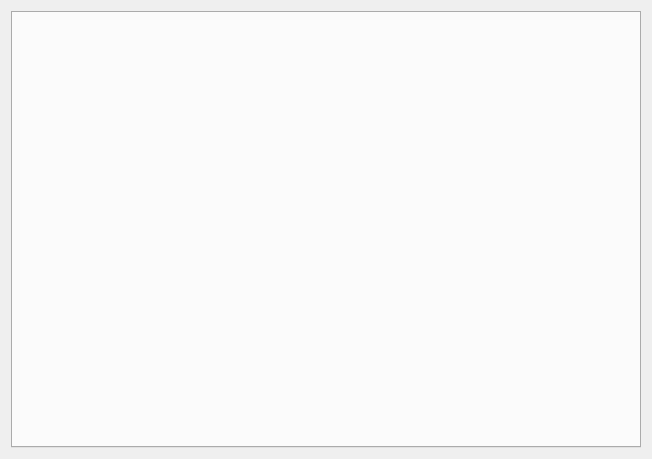
<?xml version="1.0" encoding="UTF-8"?>
<ui version="4.0">
 <class>MainWindow</class>
 <widget class="QMainWindow" name="MainWindow">
  <property name="enabled">
   <bool>true</bool>
  </property>
  <property name="geometry">
   <rect>
    <x>0</x>
    <y>0</y>
    <width>652</width>
    <height>459</height>
   </rect>
  </property>
  <property name="sizePolicy">
   <sizepolicy hsizetype="Expanding" vsizetype="Expanding">
    <horstretch>0</horstretch>
    <verstretch>0</verstretch>
   </sizepolicy>
  </property>
  <property name="windowTitle">
   <string>MainWindow</string>
  </property>
  <widget class="QWidget" name="centralWidget">
   <property name="font">
    <font>
     <pointsize>14</pointsize>
    </font>
   </property>
   <layout class="QHBoxLayout" name="horizontalLayout">
    <item>
     <widget class="QTabWidget" name="tabWidget">
      <property name="currentIndex">
       <number>-1</number>
      </property>
     </widget>
    </item>
   </layout>
  </widget>
 </widget>
 <layoutdefault spacing="6" margin="11"/>
 <resources/>
 <connections/>
</ui>
